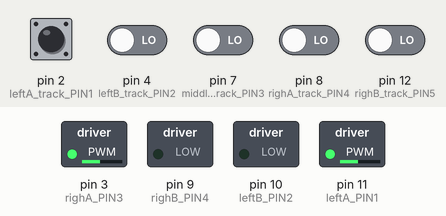
Recording of a sketch running on a simulated Arduino Uno, built with avr-gcc and run on an emulated ATmega328P. Parts: switched loads named in the sketch (green lamp = pin HIGH). Inputs (shaded band) come from the test bench; at power-on: pin 2 (leftA_track_PIN1), pin 4 (leftB_track_PIN2), pin 7 (middle_track_PIN3), pin 8 (righA_track_PIN4), pin 12 (righB_track_PIN5) LOW.

Above: at 1.2 s.
1.3 s: pin 2 (leftA_track_PIN1) pulled HIGH for 0.15 s
At 1.37 s:
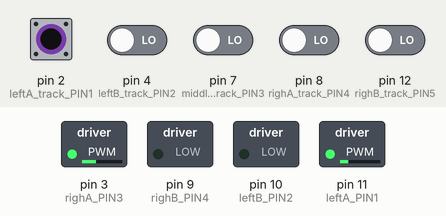
2.9 s: pin 7 (middle_track_PIN3) driven HIGH
At 3.8 s:
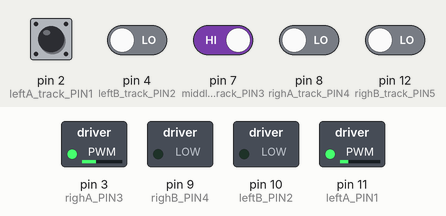
4.4 s: pin 7 (middle_track_PIN3) driven LOW
At 4.9 s:
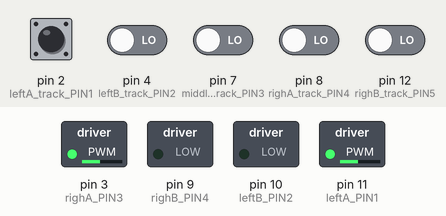
5.9 s: pin 2 (leftA_track_PIN1) driven HIGH and pin 4 (leftB_track_PIN2) driven HIGH
At 7.1 s:
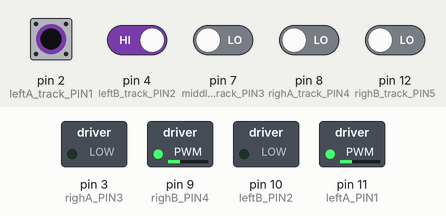
7.4 s: pin 2 (leftA_track_PIN1) driven LOW
At 8.4 s:
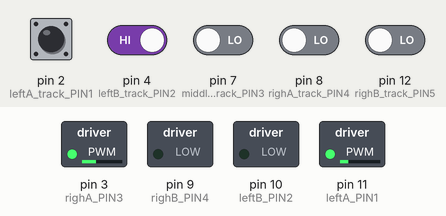
8.9 s: pin 4 (leftB_track_PIN2) driven LOW
At 9.5 s:
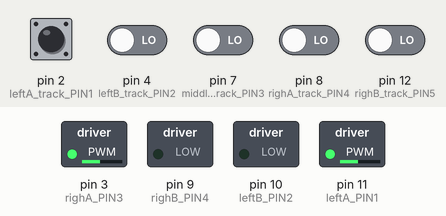
Timing chart, 0 to 11.4 s (numbered marks = the images above; inputs shaded):
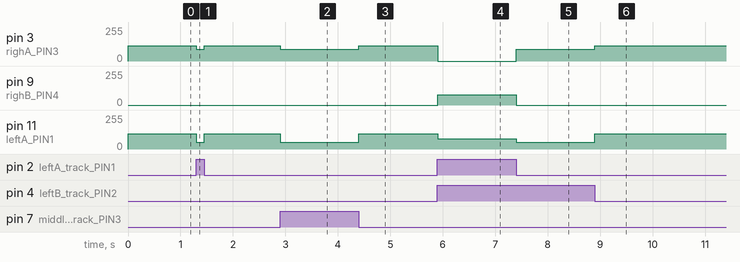

The sketch:

pid2.ino
```cpp
#include <Arduino.h>
//电机引脚定义
#define leftA_PIN1 11
#define leftB_PIN2 10
#define righA_PIN3 3
#define righB_PIN4 9
//红外感应引脚定义
#define leftA_track_PIN1 2
#define leftB_track_PIN2 4
#define middle_track_PIN3 7
#define righA_track_PIN4 8
#define righB_track_PIN5 12
//红外感应引脚初始化
void track_pinint()
{
  pinMode(leftA_track_PIN1, INPUT);  // 设置引脚为输入引脚
  pinMode(leftB_track_PIN2, INPUT);  // 设置引脚为输入引脚
  pinMode(middle_track_PIN3, INPUT); // 设置引脚为输入引脚
  pinMode(righA_track_PIN4, INPUT);  // 设置引脚为输入引脚
  pinMode(righB_track_PIN5, INPUT);  // 设置引脚为输入引脚
}
//电机引脚初始化
void motor_pinint()
{
  pinMode(leftA_PIN1, OUTPUT); // 设置引脚为输出引脚
  pinMode(leftB_PIN2, OUTPUT); // 设置引脚为输出引脚
  pinMode(righA_PIN3, OUTPUT); // 设置引脚为输出引脚
  pinMode(righB_PIN4, OUTPUT); // 设置引脚为输出引脚
}
//PID控制
float Kp =20, Ki = 0.00015, Kd =6.5;    //2.5                //pid弯道参数参数
float error = 0, P = 0, I = 0, D = 0, PID_value = 0;//pid直道参数
float decide = 0,Y=0;                                   //元素判断
float previous_error = 0, previous_I = 0;           //误差值


void setup()
{
  Serial.begin(115200); // 串口波特率115200（PC端使用）
  track_pinint();       // 循迹引脚初始化
  motor_pinint();       // 电机引脚初始化
}

void Motor_Speed(int Left1_Speed, int Left2_Speed, int Right1_Speed, int Right2_Speed)//速度模块
{
  analogWrite(leftA_PIN1, Left1_Speed* 2.55 - Y); //控制电机的速度，不同的车模，代码执行效果不同！
  analogWrite(leftB_PIN2, Left2_Speed* 2.55 - Y);
  analogWrite(righA_PIN3, Right1_Speed* 2.55 + Y);
  analogWrite(righB_PIN4, Right2_Speed* 2.55 + Y);
}
//红外感应数据读取
uint8_t user_scan()
{
  uint8_t rev=0;
  rev |= digitalRead(leftA_track_PIN1);
  rev = rev<<1;
  rev |= digitalRead(leftB_track_PIN2);
 rev = rev<<1;
  rev |= digitalRead(middle_track_PIN3);
 rev = rev<<1;
  rev |= digitalRead(righA_track_PIN4);
rev = rev<<1;
  rev |= digitalRead(righB_track_PIN5);
  return rev;
}

int calc_pid()
{
  P = error;
  I = I + error;
  D = error - previous_error;

  PID_value = (Kp * P) + (Ki * I) + (Kd * D);

  previous_error = error;

  return PID_value;
}

void loop()                                  //遇黑线灯亮0，1时灯灭
{
  int error=0;
  uint8_t def =0;
  def = user_scan();
  switch (def)
  {
     case 0:                                  //直行：00000
      error=1;
      Y=calc_pid();
      Motor_Speed(45,0,45,0);
      break;

     case 17:                                   //直行：10001
      error=1;
      Y=calc_pid();
      Motor_Speed(40,0,40,0);
      break;

    case 27:                                  //直行：11011
      error=0;
      Y=calc_pid();
      Motor_Speed(40,0,40,0);
      break;

    case 23:                                 //10111，正常左转1
       error=-1;
        Y=calc_pid();
        Motor_Speed(40,0,50,0);
       break;

    case 15:                               //01111，正常左转2
        error=-2;
        Y=calc_pid();
       Motor_Speed(0,30,50,0);
       break;


    case 29:                                //11101，正常右转1
        error=1;
        Y=calc_pid();
      Motor_Speed(35,0,0,35);
      break;

    case 30:                                //11110，正常右转2
        error=2;
       Y=calc_pid();
      Motor_Speed(40,0,0,35);
      break;

    case 7:                                 //00111，左急转弯
        error=-3;
        Y=calc_pid();
      Motor_Speed(0,40,40,0);                //70，70
      break;

     case 28:                                 //11100，右急转弯
       error=3;
       Y=calc_pid();
      Motor_Speed(50,0,0,40);
      break;

      case 24:                                 //11000，右急转弯
       error=2;
       Y=calc_pid();
      Motor_Speed(30,0,0,30);
      break;

      case 25:                                 //11001，右急转弯
       error=2;
       Y=calc_pid();
      Motor_Speed(40,0,0,30);
      break;

      case 19:                                 //10011，左急转弯
       error=3;
       Y=calc_pid();
      Motor_Speed(0,35,35,0);
      break;


      case 11:                                 //01011，急转弯
       error=1;
       Y=calc_pid();
      Motor_Speed(35,0,35,0);
      break;

      default:
        error=2;
        Y=calc_pid();
       Motor_Speed(20,0,35,0);

  }
}
```

Measured:
- after the input at 1.3 s, pin 3 (righA_PIN3): 114/255 → 89/255 at once, → 114/255 0.15 s later; pin 11 (leftA_PIN1): 114/255 → 51/255 at once, → 114/255 0.15 s later
- after the input at 2.9 s, pin 3 (righA_PIN3): 114/255 → 89/255 at once; pin 11 (leftA_PIN1): 114/255 → 51/255 at once
- after the input at 4.4 s, pin 3 (righA_PIN3): 89/255 → 114/255 at once; pin 11 (leftA_PIN1): 51/255 → 114/255 at once
- after the input at 5.9 s, pin 3 (righA_PIN3): 114/255 → 0/255 at once; pin 9 (righB_PIN4): 0/255 → 76/255 at once; pin 11 (leftA_PIN1): 114/255 → 76/255 at once
- after the input at 7.4 s, pin 3 (righA_PIN3): 0/255 → 89/255 at once; pin 9 (righB_PIN4): 76/255 → 0/255 at once; pin 11 (leftA_PIN1): 76/255 → 51/255 at once
- after the input at 8.9 s, pin 3 (righA_PIN3): 89/255 → 114/255 at once; pin 11 (leftA_PIN1): 51/255 → 114/255 at once
